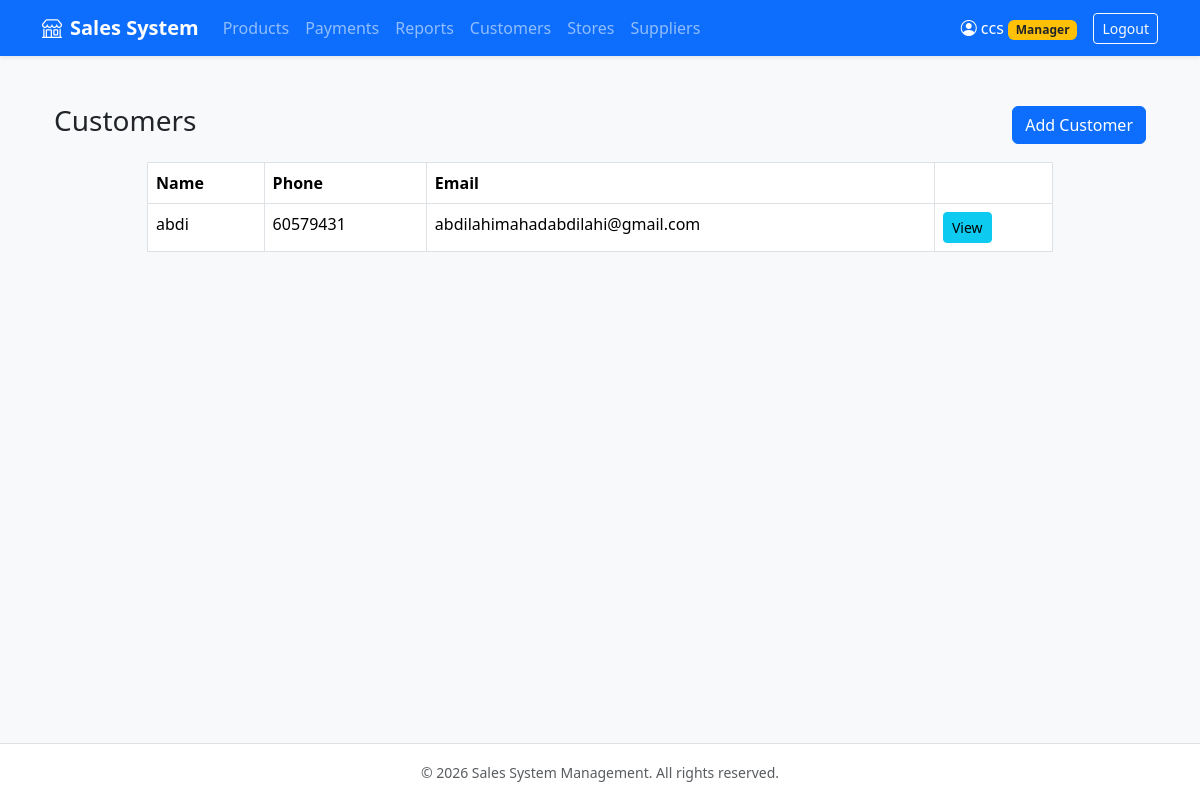
The page /customers/ (signed in) on the database as committed earlier.
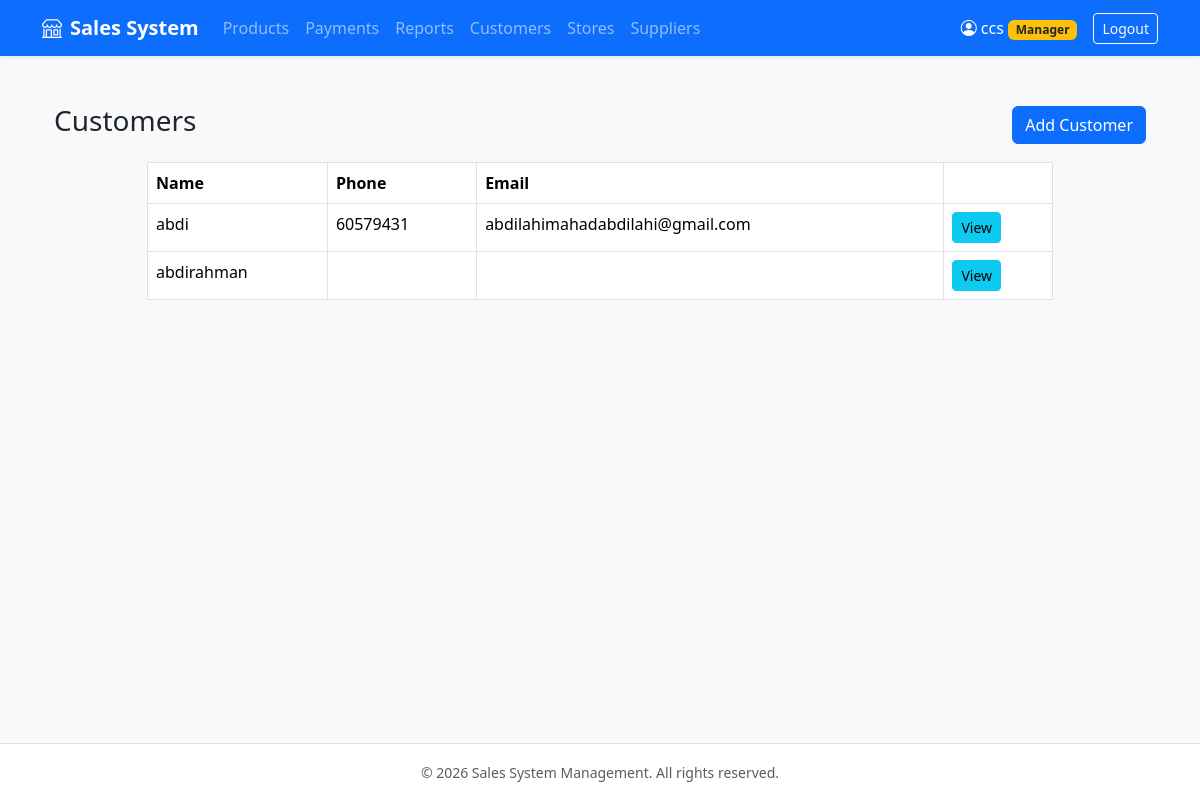
The same page on the database as committed later.
### sales/models.py (models this page shows, shortened)
class Customer(models.Model):
    user = models.OneToOneField(User, on_delete=models.CASCADE, null=True, blank=True)
    name = models.CharField(max_length=100)
    address = models.TextField()
    phone = models.CharField(max_length=20)
    email = models.EmailField()

### sales/views.py (the view)
# urls.py: path('customers/', views.customer_list, name='customer_list'),
@login_required
def customer_list(request):
    if request.user.is_staff:
        customers = Customer.objects.all()
    else:
        customers = Customer.objects.filter(user=request.user)
    return render(request, 'sales/customer_list.html', {'customers': customers})

### sales/templates/sales/customer_list.html
{% extends 'sales/base.html' %}
{% block content %}
<div class="container mt-4">
    <div class="row">
        <div class="col-12 d-flex justify-content-between align-items-center mb-3">
            <h3>Customers</h3>
            <a href="{% url 'customer_create' %}" class="btn btn-primary">Add Customer</a>
        </div>
    </div>
    <div class="row d-flex justify-content-center">
        <div class="col-10">
            <table class="table table-bordered">
                <thead>
                    <tr>
                        <th>Name</th>
                        <th>Phone</th>
                        <th>Email</th>
                        <th></th>
                    </tr>
                </thead>
                <tbody>
                    {% for customer in customers %}
                    <tr>
                        <td>{{ customer.name }}</td>
                        <td>{{ customer.phone }}</td>
                        <td>{{ customer.email }}</td>
                        <td>
                            <a href="{% url 'customer_detail' customer.id %}" class="btn btn-info btn-sm">
                                View
                            </a>
                        </td>
                    </tr>
                    {% endfor %}
                </tbody>
            </table>
        </div>
    </div>
</div>
{% endblock %}

### sales/templates/sales/base.html (shortened to what this page needs)
<!DOCTYPE html>
<html lang="en">
<head>
    <link href="https://cdn.jsdelivr.net/npm/bootstrap@5.3.2/dist/css/bootstrap.min.css" rel="stylesheet">
    <link rel="stylesheet" href="https://cdn.jsdelivr.net/npm/bootstrap-icons@1.11.1/font/bootstrap-icons.css">
</head>
<body class="bg-light d-flex flex-column min-vh-100">
    <nav class="navbar navbar-expand-lg navbar-dark bg-primary shadow-sm">
        <div class="container">
            <a class="navbar-brand fw-bold" href="{% url 'customer_list' %}">
                <i class="bi bi-shop me-2"></i>Sales System
            </a>
            <div class="collapse navbar-collapse" id="navbarNav">
                <ul class="navbar-nav me-auto mb-2 mb-lg-0">
                    {% if user.is_authenticated %}
                        <li class="nav-item">
                            <a class="nav-link" href="{% url 'product_list' %}">Products</a>
                        </li>
                        <li class="nav-item">
                            <a class="nav-link" href="{% url 'payment_list' %}">Payments</a>
                        </li>
                        <li class="nav-item">
                            <a class="nav-link" href="{% url 'report_list' %}">Reports</a>
                        </li>
                        {% if user.is_staff %}
                            <li class="nav-item">
                                <a class="nav-link" href="{% url 'customer_list' %}">Customers</a>
                            </li>
                            <li class="nav-item">
                                <a class="nav-link" href="{% url 'store_list' %}">Stores</a>
                            </li>
                            <li class="nav-item">
                                <a class="nav-link" href="{% url 'supplier_list' %}">Suppliers</a>
                            </li>
                        {% endif %}
                    {% endif %}
                </ul>
                <div class="d-flex align-items-center gap-2">
                    {% if user.is_authenticated %}
                        <span class="navbar-text text-white me-2">
                            <i class="bi bi-person-circle me-1"></i>{{ user.username }}
                            {% if user.is_staff %}<span class="badge bg-warning text-dark">Manager</span>{% endif %}
                        </span>
                        <a href="{% url 'logout' %}" class="btn btn-outline-light btn-sm">Logout</a>
                    {% else %}
                        <a href="{% url 'login' %}" class="btn btn-outline-light btn-sm">Login</a>
                        <a href="{% url 'register' %}" class="btn btn-warning btn-sm fw-bold">Sign Up</a>
                    {% endif %}
                </div>
            </div>
        </div>
    </nav>
    <main class="container my-4 flex-grow-1">
        {% block content %}{% endblock %}
    </main>
    <footer class="bg-white border-top py-3 text-center text-muted">
        <div class="container">
            <small>&copy; 2026 Sales System Management. All rights reserved.</small>
        </div>
    </footer>
</body>
</html>

Rows that differ between the two databases and show on the page:
added Customer: name "abdirahman"
